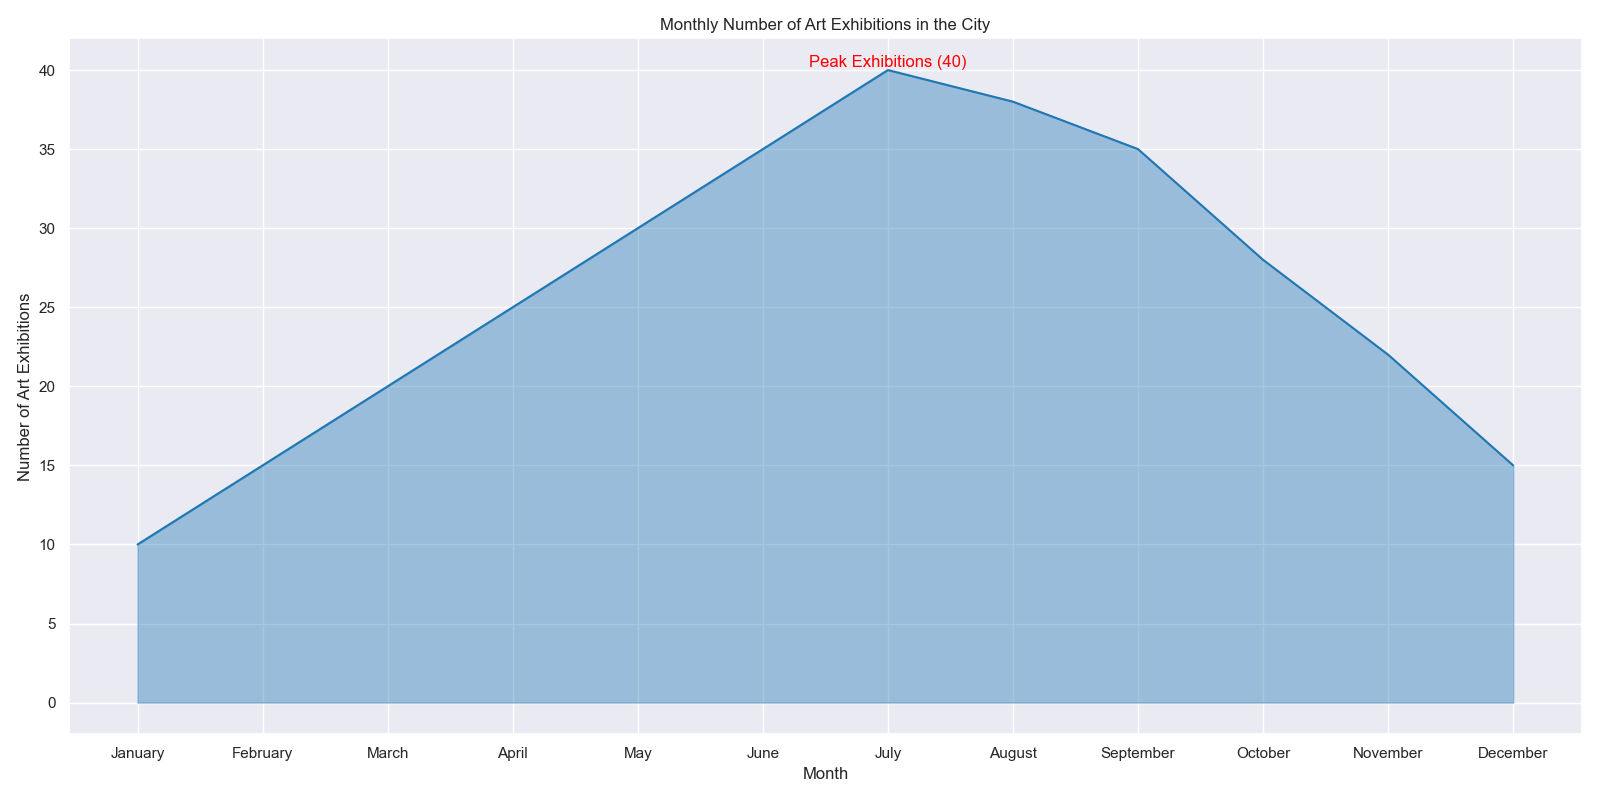

Recreate this plot in Python.

import seaborn as sns
import pandas as pd
import matplotlib.pyplot as plt

# Create a DataFrame from the data
data = {
    'Month': ['January', 'February', 'March', 'April', 'May', 'June', 'July', 
              'August', 'September', 'October', 'November', 'December'],
    'Art_Exhibitions': [10, 15, 20, 25, 30, 35, 40, 38, 35, 28, 22, 15]
}
df = pd.DataFrame(data)

# Ensure that the Month column is treated as categorical with the correct order
df['Month'] = pd.Categorical(df['Month'], categories=data['Month'], ordered=True)

# Set the aesthetic style of the plots
sns.set_theme()

# Create the area chart
plt.figure(figsize=(16, 8))
area_chart = sns.lineplot(data=df, x='Month', y='Art_Exhibitions', sort=False, color='#1f77b4')
area_chart.fill_between(df['Month'], df['Art_Exhibitions'], alpha=0.4, color='#1f77b4')

# Assign an annotation/text label on the chart for the highest number of art exhibitions
plt.text(x='July', y=40, s='Peak Exhibitions (40)', color='red', va='bottom', ha='center')

# Set chart title and labels
plt.title('Monthly Number of Art Exhibitions in the City')
plt.xlabel('Month')
plt.ylabel('Number of Art Exhibitions')

# Finalize and show the plot
plt.tight_layout()
plt.show()
